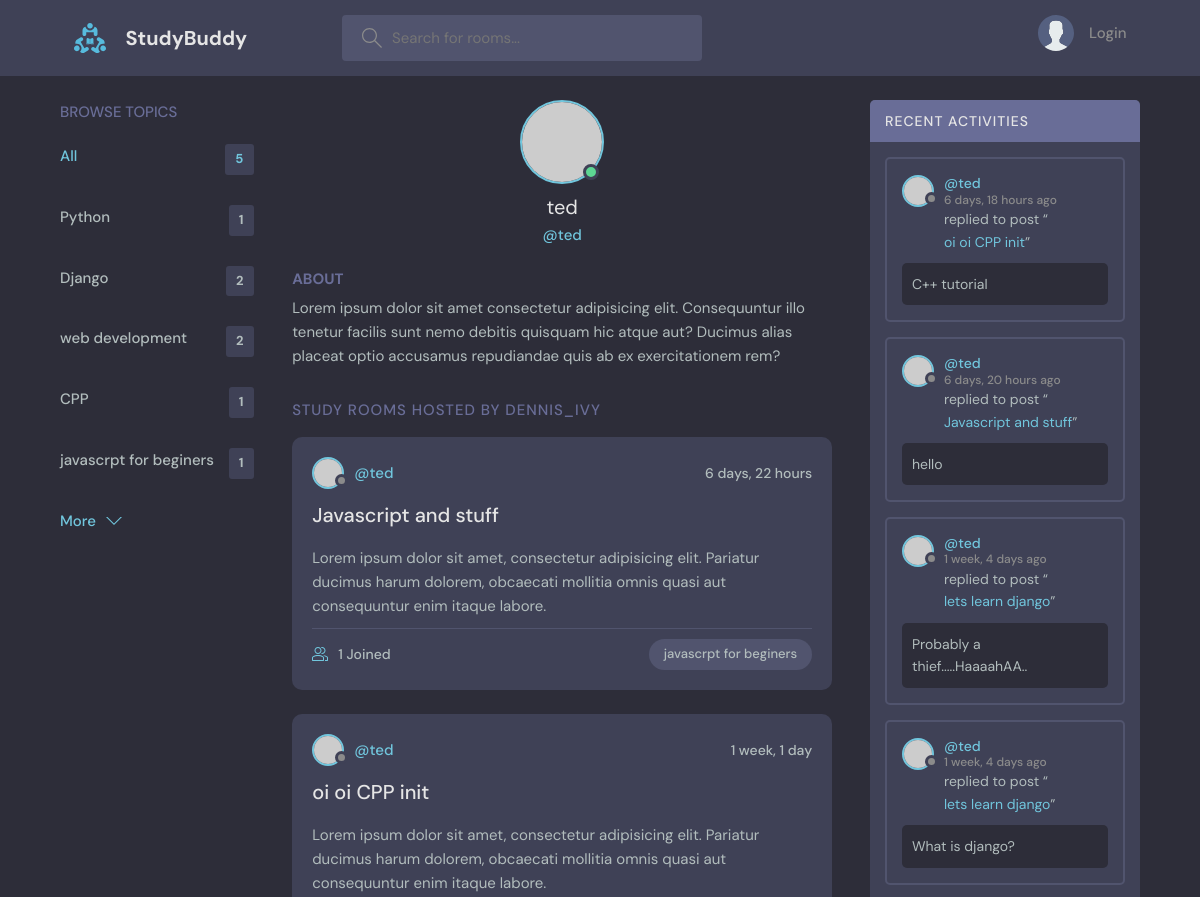
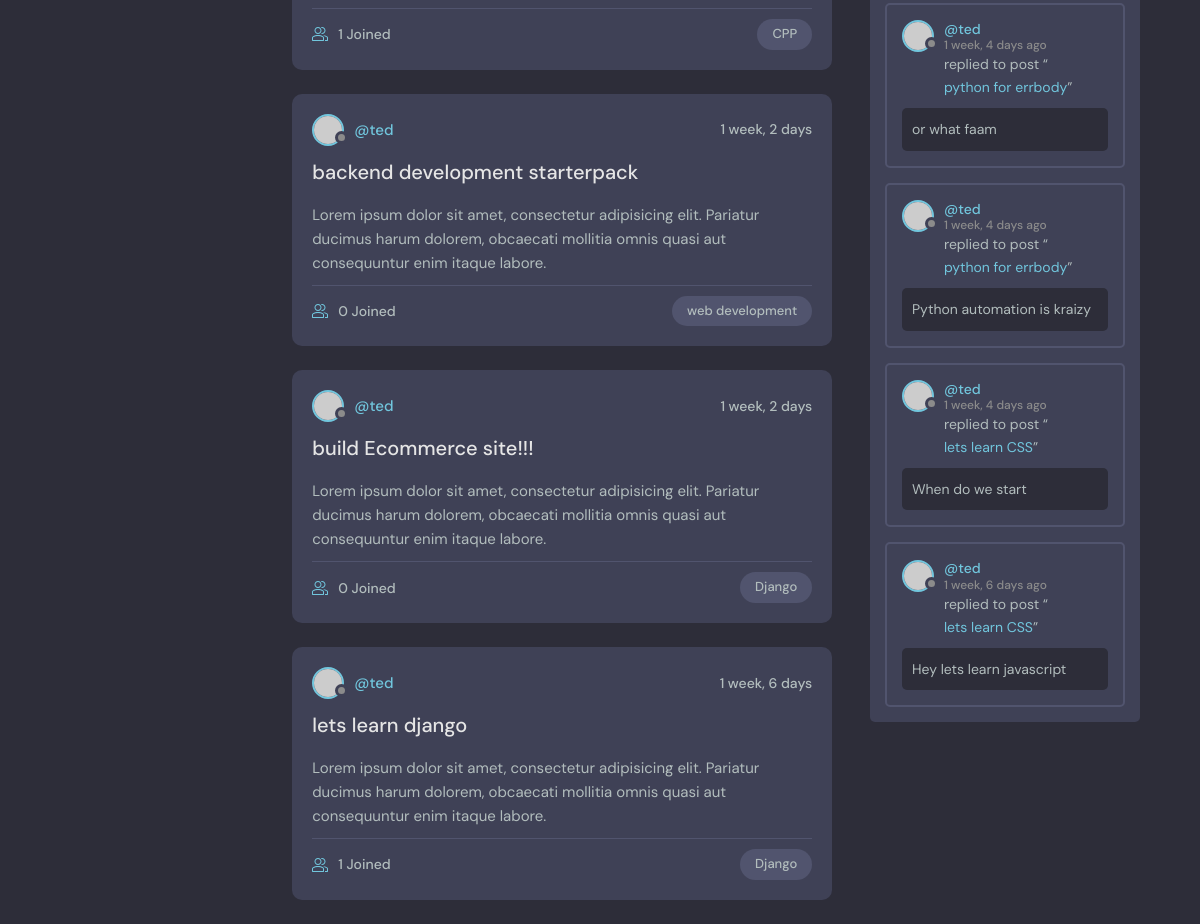
Page /profile/1/ on the committed database (2 pictures, top to bottom).
### base/models.py (models this page shows, shortened)
class Topic(models.Model):
    name = models.CharField(max_length=200)

class Room(models.Model):
    host = models.ForeignKey(User, on_delete=models.SET_NULL, null=True)
    topic = models.ForeignKey(Topic, on_delete=models.SET_NULL, null=True)
    name = models.CharField(max_length=200)
    description = models.TextField(null=True, blank=True)
    participants = models.ManyToManyField(User, related_name='participants', blank=True)
    updated = models.DateTimeField(auto_now=True)
    created = models.DateTimeField(auto_now_add=True)
    class Meta:
        ordering =  ['-updated', '-created']
    def __str__(self):
        return self.name

class Message(models.Model):
    user = models.ForeignKey(User, on_delete=models.CASCADE)
    room = models.ForeignKey(Room, on_delete=models.CASCADE)
    body = models.TextField()
    updated = models.DateTimeField(auto_now_add=True)
    created = models.DateTimeField(auto_now_add=True)
    class Meta:
        ordering =  ['-updated', '-created']

### base/views.py (the view)
# urls.py: path('profile/<str:pk>/', views.userProfile, name="user-profile"),
def userProfile(request, pk):
    user = User.objects.get(id=pk)
    rooms = user.room_set.all()
    room_messages = user.message_set.all()
    topics = Topic.objects.all()
    context = {'user': user, 'rooms': rooms, 'room_messages': room_messages, 'topics': topics}
    return render(request, 'base/profile.html', context)

### base/templates/base/profile.html (shortened to what this page needs)
{% extends 'main.html' %}
{% block content %}
  <main class="profile-page layout layout--3">
    <div class="container">
      {% include 'base/topics_component.html' %}
      <div class="roomList">
        <div class="profile">
          <div class="profile__avatar">
            <div class="avatar avatar--large active">
              <img src="https://randomuser.me/api/portraits/men/11.jpg" />
            </div>
          </div>
          <div class="profile__info">
            <h3>{{user.username}}</h3>
            <p>@{{user.username}}</p>
          </div>
          <div class="profile__about">
            <h3>About</h3>
            <p>
              Lorem ipsum dolor sit amet consectetur adipisicing elit. Consequuntur illo tenetur
              facilis sunt nemo debitis quisquam hic atque aut? Ducimus alias placeat optio
              accusamus repudiandae quis ab ex exercitationem rem?
            </p>
          </div>
        </div>
        <div class="roomList__header">
          <div>
            <h2>Study Rooms Hosted by dennis_ivy</a>
            </h2>
          </div>
        </div>
        {% include 'base/feed_component.html' %}
      </div>
      {% include 'base/activity_component.html' %}
    </div>
  </main>
{% endblock content %}

### templates/main.html (shortened to what this page needs)
<!DOCTYPE html>
{% load static %}
<html lang="en">
  <head>
    <link rel="stylesheet" href="{% static 'styles/style.css' %}" />
  </head>
  <body>
    {% include 'navbar.html' %}
    {% block content %}
    {% endblock %}
  </body>
</html>

### templates/navbar.html (shortened to what this page needs)
{% load static %}
<header class="header header--loggedIn">
    <div class="container">
      <a href="{% url 'home' %}" class="header__logo">
        <img src="{% static 'images/logo.svg' %}" />
        <h1>StudyBuddy</h1>
      </a>
      <form class="header__search" method="GET" action="{% url 'home' %}">
        <label>
          <input name="q" placeholder="Search for rooms..." />
        </label>
      </form>
      <nav class="header__menu">
        {% if request.user.is_authenticated %}
        <div class="header__user">
          <a href="profile.html">
            <div class="avatar avatar--medium active">
              <img src="https://randomuser.me/api/portraits/men/37.jpg" />
            </div>
            <p>{{request.user.username}}<span>@{{request.user.username}}</span></p>
          </a>
          <button class="dropdown-button">
            <svg version="1.1" xmlns="http://www.w3.org/2000/svg" width="32" height="32" viewBox="0 0 32 32">
              <title>chevron-down</title>
              <path d="M16 21l-13-13h-3l16 16 16-16h-3l-13 13z"></path>
            </svg>
          </button>
        </div>
        {% else %}
        <a href="{% url 'login' %}">
          <img src="{% static 'images/avatar.svg' %}" />
          <p>Login</p>
        </a>
        {% endif %}
      </nav>
    </div>
  </header>

### base/templates/base/topics_component.html
<div class="topics">
    <div class="topics__header">
      <h2>Browse Topics</h2>
    </div>
    <ul class="topics__list">
      <li>
        <a href="{% url 'home' %}" class="active">All <span>{{topics.count}}</span></a>
      </li>
    {% for topic in topics %}
      <li>
        <a href="{% url 'home' %}?q={{topic.name}}">{{topic.name}}<span>{{topic.room_set.all.count}}</span></a>
      </li>
    {% endfor %}
    </ul>
    <a class="btn btn--link" href="topics.html">
      More
      <svg version="1.1" xmlns="http://www.w3.org/2000/svg" width="32" height="32" viewBox="0 0 32 32">
        <title>chevron-down</title>
        <path d="M16 21l-13-13h-3l16 16 16-16h-3l-13 13z"></path>
      </svg>
    </a>
  </div>

### base/templates/base/feed_component.html (shortened to what this page needs)
{% for room in rooms %}
<div class="roomListRoom">
    <div class="roomListRoom__header">
      <a href="{% url 'user-profile' room.host.id %}" class="roomListRoom__author">
        <div class="avatar avatar--small">
          <img src="https://randomuser.me/api/portraits/women/11.jpg" />
        </div>
        <span>@{{room.host.username}}</span>
      </a>
      <div class="roomListRoom__actions">
        <span>{{room.created|timesince}}</span>
      </div>
    </div>
    <div class="roomListRoom__content">
      <a href="{% url 'room' room.id %}">{{room.name}}</a>
      <p>
        Lorem ipsum dolor sit amet, consectetur adipisicing elit. Pariatur ducimus harum dolorem, obcaecati
        mollitia omnis quasi aut consequuntur enim itaque labore.
      </p>
    </div>
    <div class="roomListRoom__meta">
      <a href="{% url 'room' room.id %}" class="roomListRoom__joined">
        {{room.participants.all.count}} Joined
      </a>
      <p class="roomListRoom__topic">{{room.topic.name}}</p>
    </div>
  </div>
{% endfor %}

### base/templates/base/activity_component.html (shortened to what this page needs)
<div class="activities">
    <div class="activities__header">
      <h2>Recent Activities</h2>
    </div>
    {% for message in room_messages %}
    <div class="activities__box">
      <div class="activities__boxHeader roomListRoom__header">
        <a href="{% url 'user-profile' message.user.id %}" class="roomListRoom__author">
          <div class="avatar avatar--small">
            <img src="https://randomuser.me/api/portraits/women/11.jpg" />
          </div>
          <p>
            @{{message.user}}
            <span>{{message.created|timesince}} ago</span>
          </p>
        </a>
      </div>
      <div class="activities__boxContent">
        <p>replied to post “<a href="{% url 'room' message.room.id %}">{{message.room}}</a>”</p>
        <div class="activities__boxRoomContent">
            {{message.body}}
        </div>
      </div>
    </div>
    {% endfor %}
  </div>

### rows in the picture
Topic: name "Python", room_set.all.count "1"
Topic: name "Django", room_set.all.count "2"
Topic: name "web development", room_set.all.count "2"
Topic: name "CPP", room_set.all.count "1"
Topic: name "javascrpt for beginers", room_set.all.count "1"
Room: host.username "ted", created "6 days, 22 hours", name "Javascript and stuff", participants.all.count "1", topic.name "javascrpt for beginers"
Room: host.username "ted", created "1 week, 1 day", name "oi oi CPP init", participants.all.count "1", topic.name "CPP"
Room: host.username "ted", created "1 week, 2 days", name "backend development starterpack", participants.all.count "0", topic.name "web development"
Room: host.username "ted", created "1 week, 2 days", name "build Ecommerce site!!!", participants.all.count "0", topic.name "Django"
Room: host.username "ted", created "1 week, 6 days", name "lets learn django", participants.all.count "1", topic.name "Django"
Message: user "ted", created "6 days, 18 hours", room "oi oi CPP init", body "C++ tutorial"
Message: user "ted", created "6 days, 20 hours", room "Javascript and stuff", body "hello"
Message: user "ted", created "1 week, 4 days", room "lets learn django", body "Probably a thief.....HaaaahAA.."
Message: user "ted", created "1 week, 4 days", room "lets learn django", body "What is django?"
Message: user "ted", created "1 week, 4 days", room "python for errbody", body "or what faam"
Message: user "ted", created "1 week, 4 days", room "python for errbody", body "Python automation is kraizy"
Message: user "ted", created "1 week, 4 days", room "lets learn CSS", body "When do we start"
Message: user "ted", created "1 week, 6 days", room "lets learn CSS", body "Hey lets learn javascript"

### other values in the picture
{{ topics.count }} "5"
{{ user.username }} "ted"
